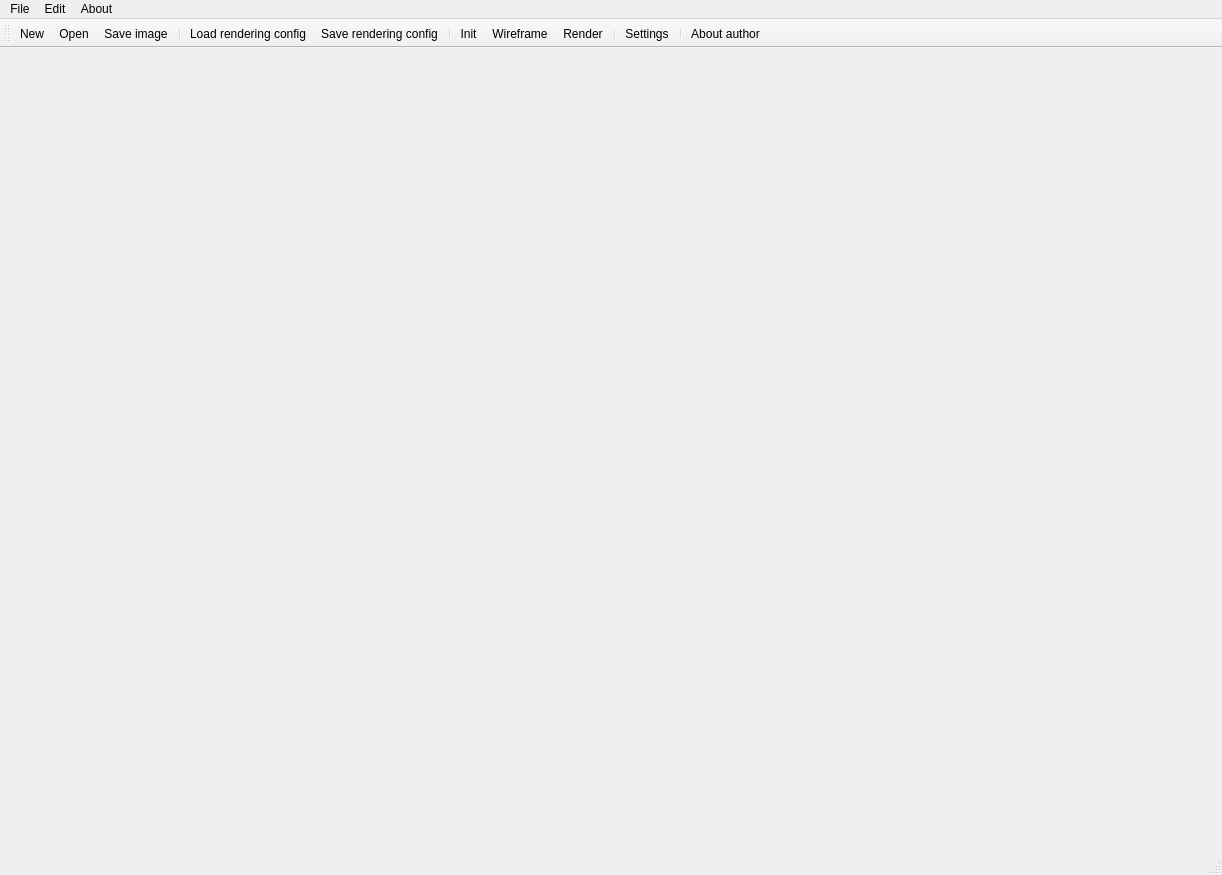
<?xml version="1.0" encoding="UTF-8"?>
<ui version="4.0">
 <class>MainWindow</class>
 <widget class="QMainWindow" name="MainWindow">
  <property name="geometry">
   <rect>
    <x>0</x>
    <y>0</y>
    <width>1222</width>
    <height>875</height>
   </rect>
  </property>
  <property name="windowTitle">
   <string>Raytracing</string>
  </property>
  <property name="windowIcon">
   <iconset resource="../icons/icons.qrc">
    <normaloff>:/icons/graph.svg</normaloff>:/icons/graph.svg</iconset>
  </property>
  <widget class="QWidget" name="centralWidget">
   <layout class="QVBoxLayout" name="verticalLayout">
    <property name="spacing">
     <number>0</number>
    </property>
    <property name="leftMargin">
     <number>10</number>
    </property>
    <property name="topMargin">
     <number>10</number>
    </property>
    <property name="rightMargin">
     <number>10</number>
    </property>
    <property name="bottomMargin">
     <number>10</number>
    </property>
    <item>
     <layout class="QHBoxLayout" name="horizontalLayout">
      <property name="spacing">
       <number>0</number>
      </property>
      <item>
       <widget class="SceneCanvas" name="canvas" native="true">
        <property name="sizePolicy">
         <sizepolicy hsizetype="Minimum" vsizetype="Minimum">
          <horstretch>0</horstretch>
          <verstretch>0</verstretch>
         </sizepolicy>
        </property>
        <property name="minimumSize">
         <size>
          <width>1200</width>
          <height>768</height>
         </size>
        </property>
       </widget>
      </item>
      <item>
       <spacer name="horizontalSpacer">
        <property name="orientation">
         <enum>Qt::Horizontal</enum>
        </property>
        <property name="sizeHint" stdset="0">
         <size>
          <width>0</width>
          <height>20</height>
         </size>
        </property>
       </spacer>
      </item>
     </layout>
    </item>
    <item>
     <spacer name="verticalSpacer">
      <property name="orientation">
       <enum>Qt::Vertical</enum>
      </property>
      <property name="sizeHint" stdset="0">
       <size>
        <width>20</width>
        <height>0</height>
       </size>
      </property>
     </spacer>
    </item>
   </layout>
  </widget>
  <widget class="QMenuBar" name="menuBar">
   <property name="geometry">
    <rect>
     <x>0</x>
     <y>0</y>
     <width>1222</width>
     <height>26</height>
    </rect>
   </property>
   <widget class="QMenu" name="menuFile">
    <property name="title">
     <string>File</string>
    </property>
    <addaction name="actionNew"/>
    <addaction name="actionOpen"/>
    <addaction name="actionSave"/>
    <addaction name="separator"/>
    <addaction name="actionLoad_rendering_config"/>
    <addaction name="actionSave_rendering_config"/>
   </widget>
   <widget class="QMenu" name="menuEdit">
    <property name="title">
     <string>Edit</string>
    </property>
    <addaction name="actionInit"/>
    <addaction name="actionWireframe"/>
    <addaction name="actionRender"/>
    <addaction name="separator"/>
    <addaction name="actionSettings"/>
   </widget>
   <widget class="QMenu" name="menuAbout">
    <property name="title">
     <string>About</string>
    </property>
    <addaction name="actionAbout_author"/>
   </widget>
   <addaction name="menuFile"/>
   <addaction name="menuEdit"/>
   <addaction name="menuAbout"/>
  </widget>
  <widget class="QToolBar" name="mainToolBar">
   <property name="iconSize">
    <size>
     <width>24</width>
     <height>24</height>
    </size>
   </property>
   <attribute name="toolBarArea">
    <enum>TopToolBarArea</enum>
   </attribute>
   <attribute name="toolBarBreak">
    <bool>false</bool>
   </attribute>
   <addaction name="actionNew"/>
   <addaction name="actionOpen"/>
   <addaction name="actionSave"/>
   <addaction name="separator"/>
   <addaction name="actionLoad_rendering_config"/>
   <addaction name="actionSave_rendering_config"/>
   <addaction name="separator"/>
   <addaction name="actionInit"/>
   <addaction name="actionWireframe"/>
   <addaction name="actionRender"/>
   <addaction name="separator"/>
   <addaction name="actionSettings"/>
   <addaction name="separator"/>
   <addaction name="actionAbout_author"/>
  </widget>
  <widget class="QStatusBar" name="statusBar"/>
  <action name="actionNew">
   <property name="icon">
    <iconset resource="../icons/icons.qrc">
     <normaloff>:/icons/document.svg</normaloff>:/icons/document.svg</iconset>
   </property>
   <property name="text">
    <string>New</string>
   </property>
   <property name="toolTip">
    <string>New scene</string>
   </property>
   <property name="statusTip">
    <string>New scene</string>
   </property>
   <property name="shortcut">
    <string>Ctrl+N</string>
   </property>
  </action>
  <action name="actionOpen">
   <property name="icon">
    <iconset resource="../icons/icons.qrc">
     <normaloff>:/icons/folder.svg</normaloff>:/icons/folder.svg</iconset>
   </property>
   <property name="text">
    <string>Open scene</string>
   </property>
   <property name="iconText">
    <string>Open</string>
   </property>
   <property name="toolTip">
    <string>Open scene file</string>
   </property>
   <property name="statusTip">
    <string>Open scene file</string>
   </property>
   <property name="shortcut">
    <string>Ctrl+O</string>
   </property>
  </action>
  <action name="actionAbout_author">
   <property name="icon">
    <iconset resource="../icons/icons.qrc">
     <normaloff>:/icons/question-mark.svg</normaloff>:/icons/question-mark.svg</iconset>
   </property>
   <property name="text">
    <string>About author</string>
   </property>
   <property name="statusTip">
    <string>About author</string>
   </property>
  </action>
  <action name="actionInit">
   <property name="icon">
    <iconset resource="../icons/icons.qrc">
     <normaloff>:/icons/info.svg</normaloff>:/icons/info.svg</iconset>
   </property>
   <property name="text">
    <string>Init</string>
   </property>
   <property name="toolTip">
    <string>Initialize default scene</string>
   </property>
   <property name="statusTip">
    <string>Initialize default scene</string>
   </property>
  </action>
  <action name="actionSave">
   <property name="icon">
    <iconset resource="../icons/icons.qrc">
     <normaloff>:/icons/browser.svg</normaloff>:/icons/browser.svg</iconset>
   </property>
   <property name="text">
    <string>Save image</string>
   </property>
   <property name="toolTip">
    <string>Save image</string>
   </property>
   <property name="statusTip">
    <string>Save image</string>
   </property>
   <property name="shortcut">
    <string>Ctrl+S</string>
   </property>
  </action>
  <action name="actionRender">
   <property name="icon">
    <iconset resource="../icons/icons.qrc">
     <normaloff>:/icons/image.svg</normaloff>:/icons/image.svg</iconset>
   </property>
   <property name="text">
    <string>Render</string>
   </property>
   <property name="toolTip">
    <string>Render scene</string>
   </property>
   <property name="statusTip">
    <string>Render scene</string>
   </property>
  </action>
  <action name="actionLoad_rendering_config">
   <property name="icon">
    <iconset resource="../icons/icons.qrc">
     <normaloff>:/icons/arrow-thick-top.svg</normaloff>:/icons/arrow-thick-top.svg</iconset>
   </property>
   <property name="text">
    <string>Load rendering config</string>
   </property>
   <property name="statusTip">
    <string>Load rendering config</string>
   </property>
  </action>
  <action name="actionSave_rendering_config">
   <property name="icon">
    <iconset resource="../icons/icons.qrc">
     <normaloff>:/icons/arrow-thick-bottom.svg</normaloff>:/icons/arrow-thick-bottom.svg</iconset>
   </property>
   <property name="text">
    <string>Save rendering config</string>
   </property>
   <property name="statusTip">
    <string>Save rendering config</string>
   </property>
  </action>
  <action name="actionWireframe">
   <property name="icon">
    <iconset resource="../icons/icons.qrc">
     <normaloff>:/icons/grid-four-up.svg</normaloff>:/icons/grid-four-up.svg</iconset>
   </property>
   <property name="text">
    <string>Wireframe</string>
   </property>
   <property name="toolTip">
    <string>Enter wireframe mode</string>
   </property>
   <property name="statusTip">
    <string>Enter wireframe mode</string>
   </property>
  </action>
  <action name="actionSettings">
   <property name="icon">
    <iconset resource="../icons/icons.qrc">
     <normaloff>:/icons/cog.svg</normaloff>:/icons/cog.svg</iconset>
   </property>
   <property name="text">
    <string>Settings</string>
   </property>
   <property name="toolTip">
    <string>Open settings</string>
   </property>
   <property name="statusTip">
    <string>Open settings</string>
   </property>
  </action>
 </widget>
 <layoutdefault spacing="6" margin="11"/>
 <customwidgets>
  <customwidget>
   <class>SceneCanvas</class>
   <extends>QWidget</extends>
   <header>include/scenecanvas.h</header>
   <container>1</container>
  </customwidget>
 </customwidgets>
 <resources>
  <include location="../icons/icons.qrc"/>
  <include location="../icons/icons.qrc"/>
  <include location="../icons/icons.qrc"/>
 </resources>
 <connections/>
</ui>
